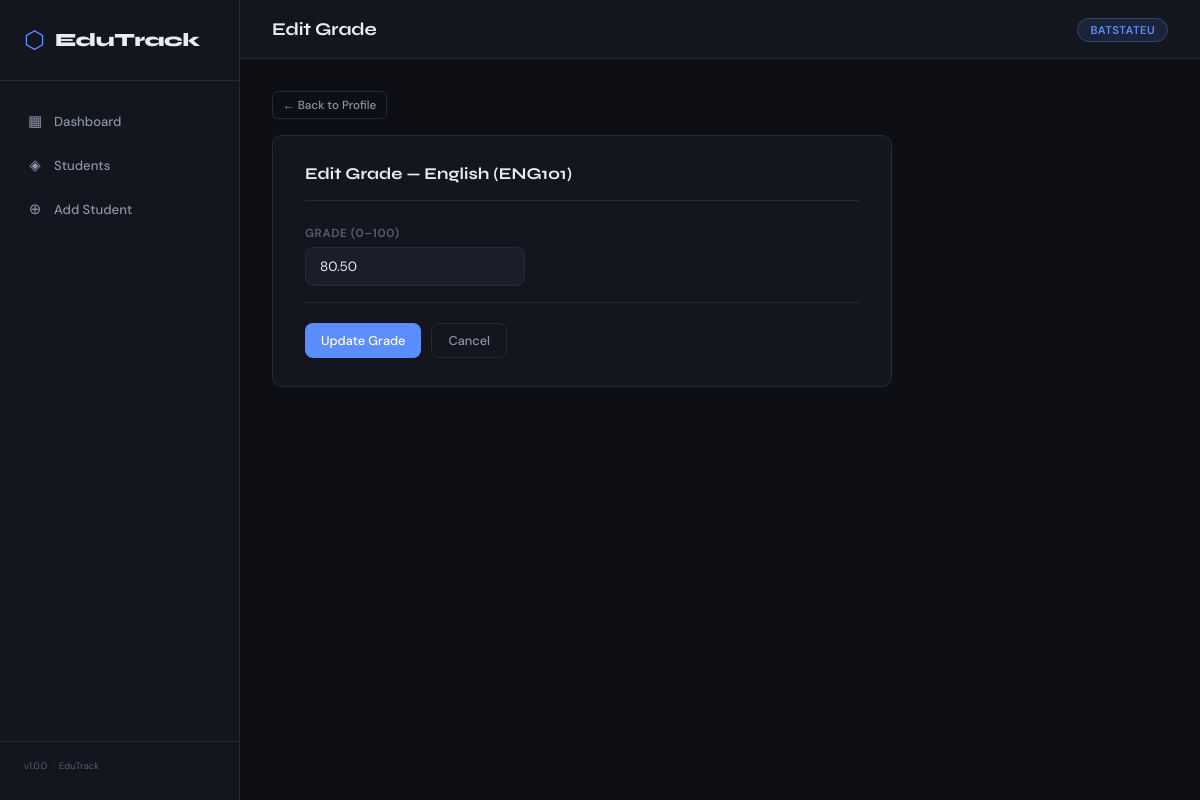
The page /grades/edit_grade.php?id=6&student=2 on the database its author committed.
### tables this page shows
CREATE TABLE IF NOT EXISTS grades (
    id         INT AUTO_INCREMENT PRIMARY KEY,
    student_id INT            NOT NULL,
    subject_id INT            NOT NULL,
    grade      DECIMAL(5, 2)  NOT NULL,
    FOREIGN KEY (student_id) REFERENCES students(id) ON DELETE CASCADE,
    FOREIGN KEY (subject_id) REFERENCES subjects(id) ON DELETE CASCADE,
    UNIQUE KEY unique_grade (student_id, subject_id)    
);

CREATE TABLE IF NOT EXISTS subjects (
    id           INT AUTO_INCREMENT PRIMARY KEY,
    subject_code VARCHAR(20)  NOT NULL UNIQUE,
    subject_name VARCHAR(120) NOT NULL
);

### grades/edit_grade.php (the view, shortened to what this page needs)
<?php
$conn      = getConnection();
$id         = intval($_GET['id']      ?? 0);
$student_id = intval($_GET['student'] ?? 0);
$stmt = $conn->prepare("
    SELECT g.*, s.subject_name, s.subject_code
    FROM grades g JOIN subjects s ON s.id = g.subject_id
    WHERE g.id = ?
    LIMIT 1
");
$stmt->bind_param('i', $id);
$stmt->execute();
$gradeRow = $stmt->get_result()->fetch_assoc();
include __DIR__ . '/../includes/header.php';
?>
<div style="margin-bottom:16px;">
  <a href="/edutrack/students/profile.php?id=<?= $student_id ?>" class="btn btn-ghost btn-sm">← Back to Profile</a>
</div>
<div class="form-card">
  <h2>Edit Grade — <?= htmlspecialchars($gradeRow['subject_name']) ?> (<?= htmlspecialchars($gradeRow['subject_code']) ?>)</h2>
  <form method="POST">
    <div class="form-group" style="max-width:220px;">
      <label>Grade (0–100)</label>
      <input type="number" name="grade" min="0" max="100" step="0.01"
             value="<?= htmlspecialchars($gradeRow['grade']) ?>" required />
    </div>
    <div class="form-actions">
      <button type="submit" class="btn btn-primary">Update Grade</button>
      <a href="/edutrack/students/profile.php?id=<?= $student_id ?>" class="btn btn-ghost">Cancel</a>
    </div>
  </form>
</div>
<?php $conn->close(); include __DIR__ . '/../includes/footer.php'; ?>

### assets/css/style.css (style rules this page uses)
:root { --bg: #0d0f14; --bg-2: #13161e; --bg-3: #1a1e2a; --border: #252a38; --accent: #5b8dff; --accent-2: #38d9a9; --accent-warn:#f5a623; --accent-danger:#ff5f6d; --text-1: #e8ecf5; --text-2: #8b93a8; --text-3: #555e74; --sidebar-w: 240px; --radius: 10px; --shadow: 0 4px 24px rgba(0,0,0,.35); }
*, *::before, *::after { box-sizing: border-box; margin: 0; padding: 0; }
html { font-size: 15px; }
body { font-family: 'DM Sans', sans-serif; background: var(--bg); color: var(--text-1); display: flex; min-height: 100vh; }
.btn { display: inline-flex; align-items: center; gap: 6px; padding: 8px 16px; border-radius: 8px; border: none; cursor: pointer; font-family: 'DM Sans', sans-serif; font-size: .85rem; font-weight: 500; text-decoration: none; transition: opacity .15s, transform .1s; }
.btn-primary { background: var(--accent); color: #fff; }
.btn-ghost { background: transparent; border: 1px solid var(--border); color: var(--text-2); }
.btn-sm { padding: 5px 10px; font-size: .78rem; border-radius: 6px; }
.form-card { background: var(--bg-2); border: 1px solid var(--border); border-radius: var(--radius); padding: 28px 32px; max-width: 620px; }
.form-card h2 { font-family: 'Syne', sans-serif; font-weight: 700; font-size: 1.1rem; margin-bottom: 24px; padding-bottom: 16px; border-bottom: 1px solid var(--border); }
.form-group { display: flex; flex-direction: column; gap: 6px; margin-bottom: 16px; }
label { font-size: .78rem; font-weight: 600; text-transform: uppercase; letter-spacing: .05em; color: var(--text-3); }
input[type="text"], input[type="email"], input[type="number"], select, textarea { background: var(--bg-3); border: 1px solid var(--border); border-radius: 8px; color: var(--text-1); font-family: 'DM Sans', sans-serif; font-size: .9rem; padding: 10px 14px; outline: none; transition: border-color .15s; width: 100%; }
.form-actions { display: flex; gap: 10px; margin-top: 8px; padding-top: 20px; border-top: 1px solid var(--border); }

### rows shown on the page
grades: subject.subject_name "English", subject.subject_code "ENG101", grade "80.50"

### other values the page prints
$pageTitle "Edit Grade"
